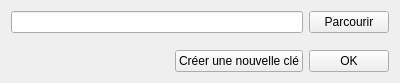
<?xml version="1.0" encoding="UTF-8"?>
<ui version="4.0">
 <class>ChooseKey</class>
 <widget class="QWidget" name="ChooseKey">
  <property name="geometry">
   <rect>
    <x>0</x>
    <y>0</y>
    <width>400</width>
    <height>83</height>
   </rect>
  </property>
  <property name="windowTitle">
   <string>Sélectionner une clé</string>
  </property>
  <layout class="QVBoxLayout" name="verticalLayout">
   <item>
    <layout class="QHBoxLayout" name="horizontalLayout_2">
     <item>
      <widget class="QLineEdit" name="key"/>
     </item>
     <item>
      <widget class="QPushButton" name="select">
       <property name="text">
        <string>Parcourir</string>
       </property>
      </widget>
     </item>
    </layout>
   </item>
   <item>
    <spacer name="verticalSpacer">
     <property name="orientation">
      <enum>Qt::Vertical</enum>
     </property>
     <property name="sizeHint" stdset="0">
      <size>
       <width>20</width>
       <height>40</height>
      </size>
     </property>
    </spacer>
   </item>
   <item>
    <layout class="QHBoxLayout" name="horizontalLayout">
     <item>
      <spacer name="horizontalSpacer">
       <property name="orientation">
        <enum>Qt::Horizontal</enum>
       </property>
       <property name="sizeHint" stdset="0">
        <size>
         <width>40</width>
         <height>20</height>
        </size>
       </property>
      </spacer>
     </item>
     <item>
      <widget class="QPushButton" name="newKey">
       <property name="text">
        <string>Créer une nouvelle clé</string>
       </property>
      </widget>
     </item>
     <item>
      <widget class="QPushButton" name="choose">
       <property name="text">
        <string>OK</string>
       </property>
      </widget>
     </item>
    </layout>
   </item>
  </layout>
 </widget>
 <resources/>
 <connections/>
</ui>
